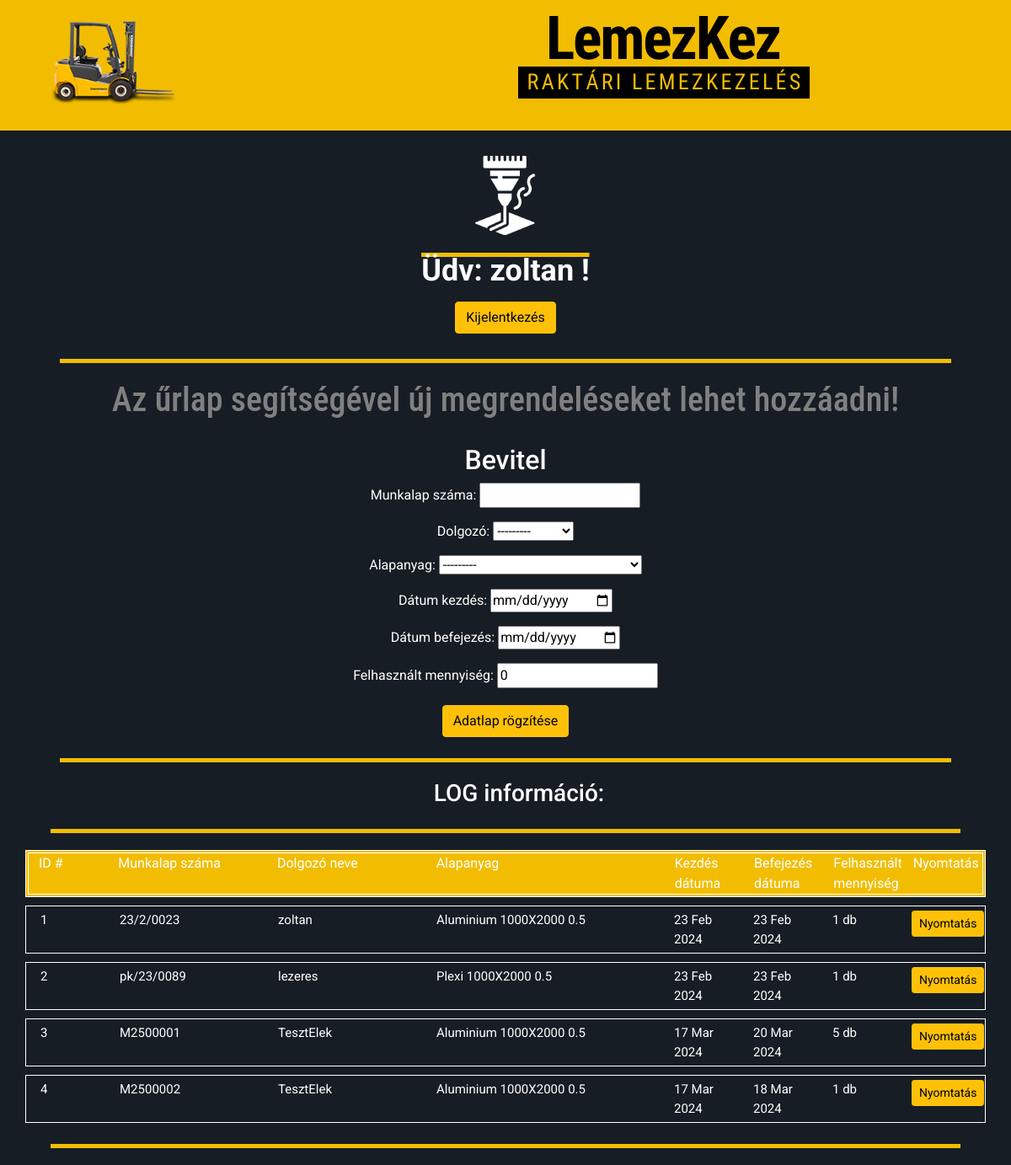
/megrendeles/ (signed in), run on an earlier commit of the app's database.
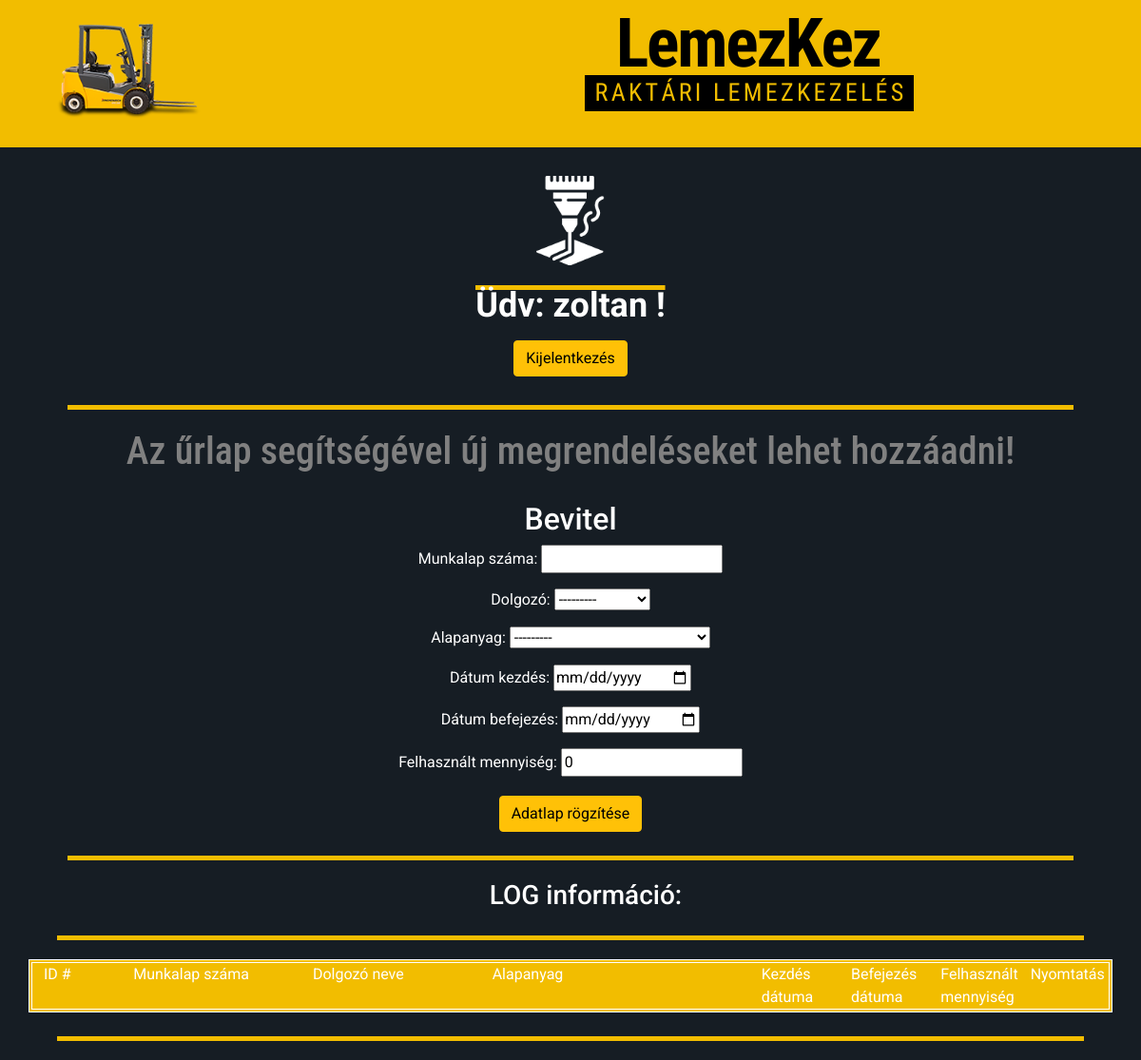
And on a later commit of the database.
### raktar_app/models.py (models this page shows)
class CustomUser(AbstractUser):
     raktaros = models.BooleanField(default=False)
     lezervago = models.BooleanField(default=False)

class Megrendelesek(models.Model):
        munkalap_szama = models.CharField(max_length = 30)
        dolgozo = models.ForeignKey(CustomUser, on_delete = models.CASCADE)
        alapanyag = models.ForeignKey(Alapanyag ,on_delete = models.CASCADE)
        datumKezdes = models.DateField()
        datumBefejezes = models.DateField()
        felhasznaltMennyiseg = models.PositiveIntegerField(default=0)

class Alapanyag(models.Model):
     anyagtipus = [
                        ("Aluminium" , "Aluminium"),
                        ("Horganyzott" , "Horganyzott"),
                        ("Plexi", "Plexi"),
                        ("Rozsdamentes","Rozsdamentes"),
                        ("Szénacél", "Szénacél") ]
     anyagtipusa= models.CharField(max_length = 20 ,choices = anyagtipus)
     vastagsag = [("0.5", "0.5"),
                  ("1.0", "1.0"),
                  ("1,5", "1,5"),
                  ("2.0", "2.0"),
                  ("2,5", "2,5")]
     vastagsag_valaszt = models.CharField(max_length = 10, choices = vastagsag)
     meret = [("1000X2000", "1000X2000"),
              ("1250X2500", "1250X2000"),
              ("1500X3000", "1500X3000"),
              ]
     meret_valaszt = models.CharField(max_length =30, choices = meret)
     darabszam = models.PositiveIntegerField(default=0)
     polc_szama = models.PositiveIntegerField(default=0)
     rogzit_datum = models.DateField()
     def __str__(self):
        return f"{self.anyagtipusa} {self.meret_valaszt} {self.vastagsag_valaszt}"

### raktar_app/views.py (the view, shortened to what this page needs)
# urls.py: path('megrendeles/', views.megrendeles, name= 'megrendeles'),
def megrendeles(request):
    try:
        megrform = MegrendelesForm()
        megrendelesek_lista = Megrendelesek.objects.all()
        return render(request, 'megrendeles.html', { 'object_list':megrendelesek_lista,
                                                'megrform': megrform})
    except Exception as e:
        db_logger.error(e)

### raktar_app/forms.py
class MegrendelesForm(forms.ModelForm):
    class Meta:
        model = Megrendelesek
        fields = ('munkalap_szama',
                  'dolgozo',
                  'alapanyag',
                  'datumKezdes',
                  'datumBefejezes',
                  'felhasznaltMennyiseg')
        widgets={'datumKezdes': forms.DateInput(attrs={"type": "date"},format = "%Y-%m-%d" ),
                 'datumBefejezes': forms.DateInput(attrs={"type": "date"}, format = "%Y-%m-%d" )}
        labels = {
        'munkalap_szama': 'Munkalap száma',
        'dolgozo': 'Dolgozó',
        'alapanyag': 'Alapanyag',
        'datumKezdes': 'Dátum kezdés',
        'datumBefejezes': 'Dátum befejezés',
        'felhasznaltMennyiseg': 'Felhasznált mennyiség'
    }

### templates/megrendeles.html (shortened to what this page needs)
{% load static %}
<!DOCTYPE html>
<html lang="hu">
<head>
  <link href="https://cdn.jsdelivr.net/npm/bootstrap@5.0.2/dist/css/bootstrap.min.css" rel="stylesheet"
>
  <link rel="stylesheet" href="{% static 'css/megrendeles.css' %}">
</head>
<body>
  <nav class="navbar-sarga navbar-light" style="background-color: #F2BD00;">
    <div class="container">
      <div class="row">
        <div class="col">
          <a class="navbar-logo1" href="#">
            <img class="img-fluid" src="/static/pictures/lemezkez-logo-navbar-forklift.png" alt="LemezKez Logó 1" title="LemezKez Targonca Logó">
          </a>
        </div>
        <div class="col">
          <a class="navbar-logo2" href="#">
            <img class="img-fluid" src="/static/pictures/lemezkez-logo-navbar.png" alt="LemezKez Logó 2" title="LemezKez Logója">
          </a>
        </div>
      </div>
    </div>
  </nav>
  <div class="container-fluid">
    <img class="lezervago-kep" src="/static/pictures/laser-cutting-machine-feher.png" alt="felhasználói ikon" title="lézervágó ikon">
    {% if user.is_authenticated and user.lezervago == True %}
    <div class="loggedin">
      <span> Üdv: {{user.username}} !</span>
    </div>
    <form action="{% url 'logout' %}" method="post">
      <div class="form-group" id="kijelentkezesGomb"><button class="btn btn-block btn btn-warning"
          type="submit">Kijelentkezés</button></div>
    </form>
  </div>
  <div class="container-fluid">
    <div class="sarga-csik"></div>
    <h1 class="roboto-condensed-sajat">Az űrlap segítségével új megrendeléseket lehet hozzáadni!</h1>
    <form method="POST" class="megrendeles-form">
      <h2>Bevitel</h2>
      {{ megrform.as_p }}
    </form>
      <div class="form-group" id="rogzitesGomb"><button class="btn btn-block btn btn-warning">Adatlap rögzítése</button>
      </div>
    <div class="sarga-csik"></div>
  </div>
    <ul class="log-informacio">
      <h3>LOG információ:</h3>
    </ul>
    <div class="sarga-csik"></div>
  <div class="container">
    <div class="row table-header">
      <div class="col-md-1">ID #</div>
      <div class="col-md-2">Munkalap száma</div>
      <div class="col-md-2">Dolgozó neve</div>
      <div class="col-md-3">Alapanyag</div>
      <div class="col-md-1">Kezdés dátuma</div>
      <div class="col-md-1">Befejezés dátuma</div>
      <div class="col-md-1">Felhasznált mennyiség</div>
      <div class="col-md-1">Nyomtatás</div>
    </div>
    {% for adatok in object_list %}
    <div class="row table-row">
      <div class="col-sm-1">{{ adatok.id }}</div>
      <div class="col-sm-2">{{ adatok.munkalap_szama }}</div>
      <div class="col-sm-2">{{ adatok.dolgozo }}</div>
      <div class="col-sm-3">{{ adatok.alapanyag }}</div>
      <div class="col-sm-1">{{ adatok.datumKezdes }}</div>
      <div class="col-sm-1">{{ adatok.datumBefejezes }}</div>
      <div class="col-sm-1">{{ adatok.felhasznaltMennyiseg }} db</div>
      <div class="col-sm-1"><a class="btn btn-block btn btn-warning btn-sm" href="{% url 'megrendelesnyomtatas' adatok.id %}">Nyomtatás</a></div>
    </div>
    {% endfor %}
  </div>
  <div class="sarga-csik"></div>
  {%endif%}
</body>
</html>

### static/css/megrendeles.css (style rules this page uses)
body { font-family: 'Roboto', sans-serif; background-color: #161D24; color: white; }
.roboto-condensed-sajat { font-family: "Roboto Condensed", sans-serif; font-optical-sizing: auto; font-weight: 500; font-style: normal; }
.navbar-sarga { background-color: #F2BD00; padding-top: 10px; padding-bottom: 10px; }
.navbar-logo1 img { max-height: 125px; display: flex; align-items: center; justify-content: center; }
.navbar-logo2 img { display: flex; justify-content: center; align-items: center; }
.col { padding: 5px; text-align: center; margin-left: 10px; margin-right: 10px; }
p { color: white; text-align: center; }
h1 { text-align: center; color: grey; margin-left: auto; margin-right: auto; }
h2 { padding-top: 20px; text-align: center; color: white; margin-left: auto; margin-right: auto; }
h3 { color: white; }
.lezervago-kep { max-width: 8%; justify-content: center; margin-bottom: 15px; }
.loggedin { font-weight: bold; color: white; font-size: 18px; font-family: 'Roboto'; }
.container-fluid { margin-top: 30px; align-items: center; text-align: center; }
span { font-family: 'Roboto'; font-size: 2em; transform: translate(-70%, -70%); background-image: radial-gradient(#F2BD00, #F2BD00); background-size: 100% 5px; background-repeat: no-repeat; background-position: 100% 0%; transition: background-size .5s, background-position .5s ease-in-out; }
.sarga-csik { margin-top: 25px; margin-bottom: 20px; margin-left: auto; margin-right: auto; width: 90%; height: 5px; background-color: #f2bd00; }
#kijelentkezesGomb { margin-top: 10px; }
#rogzitesGomb { margin-top: 20px; }
.table-header { padding: auto; text-align: left; font-size: 16px; background-color: #F2BD00; border: 4px double white; margin-bottom: 10px; }
.log-informacio { text-align: center; color:#F2BD00; list-style-type: none; }

What changed in the data, as far as the page shows it:
removed Megrendelesek: id "1", munkalap_szama "23/2/0023", dolgozo "zoltan", alapanyag "Aluminium 1000X2000 0.5", datumKezdes "23 Feb 2024", datumBefejezes "23 Feb 2024", felhasznaltMennyiseg "1"
removed Megrendelesek: id "2", munkalap_szama "pk/23/0089", dolgozo "lezeres", alapanyag "Plexi 1000X2000 0.5", datumKezdes "23 Feb 2024", datumBefejezes "23 Feb 2024", felhasznaltMennyiseg "1"
removed Megrendelesek: id "3", munkalap_szama "M2500001", dolgozo "TesztElek", alapanyag "Aluminium 1000X2000 0.5", datumKezdes "17 Mar 2024", datumBefejezes "20 Mar 2024", felhasznaltMennyiseg "5"
removed Megrendelesek: id "4", munkalap_szama "M2500002", dolgozo "TesztElek", alapanyag "Aluminium 1000X2000 0.5", datumKezdes "17 Mar 2024", datumBefejezes "18 Mar 2024", felhasznaltMennyiseg "1"
